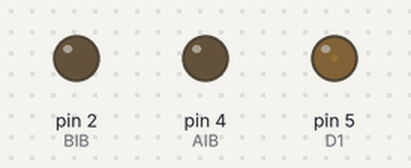
This sketch was run on a simulated Arduino Uno, built with avr-gcc and run on an emulated ATmega328P. On the bench: output pins drawn as LEDs (lit = HIGH). Pins used as bus, display or sensor lines are not drawn; what the sketch prints to the serial monitor is not drawn.

Above: at 0.05 s.
At 1.95 s:
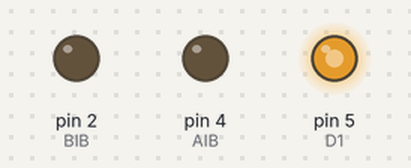
At 3.85 s:
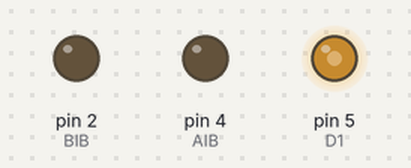
At 5.75 s:
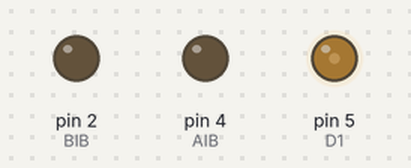
At 7.65 s:
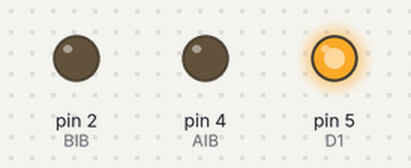
Timing chart, 0 to 10.4 s (numbered marks = the images above):
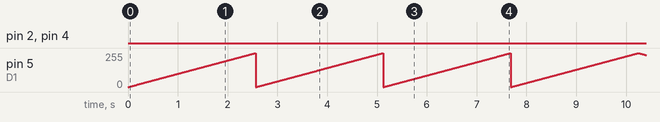

Measured:
- by itself, pin 2 (BIB): LOW → HIGH at 24.5 s, → LOW 2.0 s later, → HIGH 6.0 s later, → LOW 2.0 s later, … (4 changes in this stretch)
- by itself, pin 4 (AIB): LOW → HIGH at 24.5 s, → LOW 2.0 s later, → HIGH 2.0 s later, → LOW 2.0 s later, … (4 changes in this stretch)
- by itself, pin 5 (D1): moves between 0/255 and 255/255, repeating every 2.6 s

The sketch:

esp-2motoriL9110.ino
```cpp
/* http://www.bajdi.com L9110 motor driver controlling 2 small DC motors
Modificato da www.adrirobot.it */

/************************* NodeMCU pin mapping *******************************/
#define D0 16
#define D1 5 // I2C Bus SCL (clock) GPIO5
#define D2 4 // I2C Bus SDA (data)
#define D3 0
#define D4 2 // Same as "LED_BUILTIN", but inverted logic
#define D5 14 // SPI Bus SCK (clock)
#define D6 12 // SPI Bus MISO
#define D7 13 // SPI Bus MOSI
#define D8 15 // SPI Bus SS (CS)
#define D9 3 // RX0 (Serial console)
#define D10 1 // TX0 (Serial console)

const int AIA = D3;  // (pwm) pin 5 connected to pin A-IA
const int AIB = D4;  // (pwm) pin 6 connected to pin A-IB
const int BIA = D1; // (pwm) pin 10 connected to pin B-IA
const int BIB = D2;  // (pwm) pin 11 connected to pin B-IB
byte speed = 1000;  // change this (0-255) to control the speed of the motors

void setup() {
  pinMode(AIA, OUTPUT); // set pins to output
  pinMode(AIB, OUTPUT);
  pinMode(BIA, OUTPUT);
  pinMode(BIB, OUTPUT);
  Serial.begin(115200);
}
void loop() {
  //test con led
    // increase the LED brightness
  Serial.println( "Test D1 con led aumenta..." );
  for(int dutyCycle = 0; dutyCycle < 1023; dutyCycle++){
    // changing the LED brightness with PWM
    analogWrite(BIA, dutyCycle);
    delay(10);
  }

  // decrease the LED brightness
  Serial.println( "Test D1 con led diminuisce..." );
  for(int dutyCycle = 1023; dutyCycle > 0; dutyCycle--){
    // changing the LED brightness with PWM
    analogWrite(BIA, dutyCycle);
    delay(10);
  }


  Serial.println( "Avanti..." );
  forward();
  delay(2000);
  STOP();
  Serial.println( "Indietro..." );
  backward();
  delay(2000);
  STOP();
  Serial.println( "Sinistra..." );
  left();
  delay(2000);
  STOP();
  Serial.println( "Destra..." );
  right();
  delay(2000);
  STOP();
}
void backward()
{
  analogWrite(AIA, 0);
  analogWrite(AIB, speed);
  analogWrite(BIA, 0);
  analogWrite(BIB, speed);
}
void forward()
{
  analogWrite(AIA, speed);
  analogWrite(AIB, 0);
  analogWrite(BIA, speed);
  analogWrite(BIB, 0);
}
void left()
{
  analogWrite(AIA, speed);
  analogWrite(AIB, 0);
  analogWrite(BIA, 0);
  analogWrite(BIB, speed);
}
void right()
{
  analogWrite(AIA, 0);
  analogWrite(AIB, speed);
  analogWrite(BIA, speed);
  analogWrite(BIB, 0);
}
void STOP()
{
  analogWrite(AIA, 0);
  analogWrite(AIB, 0);
  analogWrite(BIA, 0);
  analogWrite(BIB, 0);
  delay (2000);
}
```
